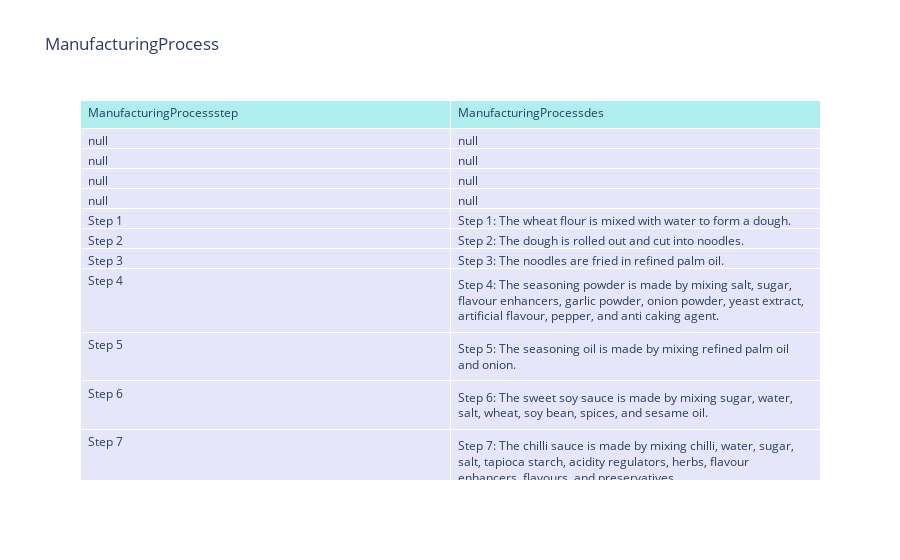

The cell this chart's notebook holds for it:
### Code cell
import plotly.graph_objects as go
from neo4j import GraphDatabase


query = """
MATCH (ir:ManufacturingProcess)
RETURN ir.Step AS ManufacturingProcessstep , ir.Description AS ManufacturingProcessdes
"""


with driver.session() as session:
    result = session.run(query)
    neo4j_data = [record.data() for record in result]

# Get a list of names and substitutions
names = [record['ManufacturingProcessstep'] for record in neo4j_data]
alternatives = [record['ManufacturingProcessdes'] for record in neo4j_data]

# Cteate chart
fig = go.Figure(data=[go.Table(
    header=dict(values=['ManufacturingProcessstep', 'ManufacturingProcessdes'],
                fill_color='paleturquoise',
                align='left'),
    cells=dict(values=[names, alternatives],
               fill_color='lavender',
               align='left'))
])

# Updated Chart Layout
fig.update_layout(title='ManufacturingProcess')

fig.show()

### Figure 1 — Plotly figure (JSON) as saved in the notebook; plotly's stock layout.template omitted (floating-point values rounded to 4 significant figures; data arrays with more than 128 entries replaced by an {"elided": "..."} marker saying what was removed)
{"data": [{"cells": {"align": "left", "fill": {"color": "lavender"}, "values": {"elided": "2x905 str values"}}, "header": {"align": "left", "fill": {"color": "paleturquoise"}, "values": ["ManufacturingProcessstep", "ManufacturingProcessdes"]}, "type": "table"}], "layout": {"title": {"text": "ManufacturingProcess"}}}
